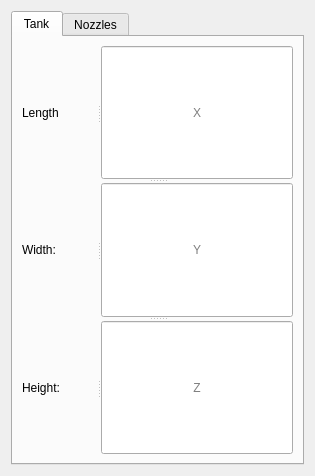
<?xml version="1.0" encoding="UTF-8"?>
<ui version="4.0">
 <class>DialogTank</class>
 <widget class="QDialog" name="DialogTank">
  <property name="geometry">
   <rect>
    <x>0</x>
    <y>0</y>
    <width>315</width>
    <height>476</height>
   </rect>
  </property>
  <property name="sizePolicy">
   <sizepolicy hsizetype="Expanding" vsizetype="Expanding">
    <horstretch>0</horstretch>
    <verstretch>0</verstretch>
   </sizepolicy>
  </property>
  <property name="windowTitle">
   <string>Dialog</string>
  </property>
  <layout class="QGridLayout" name="gridLayout_2">
   <item row="0" column="0">
    <widget class="QTabWidget" name="tabWidget">
     <property name="currentIndex">
      <number>0</number>
     </property>
     <widget class="QWidget" name="tab_tank">
      <property name="accessibleName">
       <string/>
      </property>
      <attribute name="title">
       <string>Tank</string>
      </attribute>
      <layout class="QFormLayout" name="formLayout">
       <item row="0" column="0" colspan="2">
        <widget class="QSplitter" name="splitter_6">
         <property name="orientation">
          <enum>Qt::Vertical</enum>
         </property>
         <widget class="QSplitter" name="splitter_3">
          <property name="orientation">
           <enum>Qt::Horizontal</enum>
          </property>
          <widget class="QLabel" name="label">
           <property name="sizePolicy">
            <sizepolicy hsizetype="Maximum" vsizetype="Preferred">
             <horstretch>0</horstretch>
             <verstretch>0</verstretch>
            </sizepolicy>
           </property>
           <property name="minimumSize">
            <size>
             <width>50</width>
             <height>0</height>
            </size>
           </property>
           <property name="maximumSize">
            <size>
             <width>75</width>
             <height>16777215</height>
            </size>
           </property>
           <property name="text">
            <string>Length</string>
           </property>
          </widget>
          <widget class="QLineEdit" name="editX">
           <property name="sizePolicy">
            <sizepolicy hsizetype="Expanding" vsizetype="Preferred">
             <horstretch>0</horstretch>
             <verstretch>0</verstretch>
            </sizepolicy>
           </property>
           <property name="text">
            <string notr="true"/>
           </property>
           <property name="alignment">
            <set>Qt::AlignCenter</set>
           </property>
           <property name="placeholderText">
            <string>X</string>
           </property>
          </widget>
         </widget>
         <widget class="QSplitter" name="splitter_4">
          <property name="orientation">
           <enum>Qt::Horizontal</enum>
          </property>
          <widget class="QLabel" name="label_2">
           <property name="sizePolicy">
            <sizepolicy hsizetype="Maximum" vsizetype="Preferred">
             <horstretch>0</horstretch>
             <verstretch>0</verstretch>
            </sizepolicy>
           </property>
           <property name="minimumSize">
            <size>
             <width>50</width>
             <height>0</height>
            </size>
           </property>
           <property name="maximumSize">
            <size>
             <width>75</width>
             <height>16777215</height>
            </size>
           </property>
           <property name="text">
            <string>Width:</string>
           </property>
          </widget>
          <widget class="QLineEdit" name="editY">
           <property name="sizePolicy">
            <sizepolicy hsizetype="Expanding" vsizetype="Preferred">
             <horstretch>0</horstretch>
             <verstretch>0</verstretch>
            </sizepolicy>
           </property>
           <property name="text">
            <string notr="true"/>
           </property>
           <property name="alignment">
            <set>Qt::AlignCenter</set>
           </property>
           <property name="placeholderText">
            <string>Y</string>
           </property>
          </widget>
         </widget>
         <widget class="QSplitter" name="splitter_5">
          <property name="orientation">
           <enum>Qt::Horizontal</enum>
          </property>
          <widget class="QLabel" name="label_5">
           <property name="sizePolicy">
            <sizepolicy hsizetype="Maximum" vsizetype="Preferred">
             <horstretch>0</horstretch>
             <verstretch>0</verstretch>
            </sizepolicy>
           </property>
           <property name="minimumSize">
            <size>
             <width>50</width>
             <height>0</height>
            </size>
           </property>
           <property name="maximumSize">
            <size>
             <width>75</width>
             <height>16777215</height>
            </size>
           </property>
           <property name="text">
            <string>Height:</string>
           </property>
          </widget>
          <widget class="QLineEdit" name="editZ">
           <property name="sizePolicy">
            <sizepolicy hsizetype="Expanding" vsizetype="Preferred">
             <horstretch>0</horstretch>
             <verstretch>0</verstretch>
            </sizepolicy>
           </property>
           <property name="text">
            <string notr="true"/>
           </property>
           <property name="alignment">
            <set>Qt::AlignCenter</set>
           </property>
           <property name="placeholderText">
            <string>Z</string>
           </property>
          </widget>
         </widget>
        </widget>
       </item>
      </layout>
     </widget>
     <widget class="QWidget" name="tab_nozzle">
      <attribute name="title">
       <string>Nozzles</string>
      </attribute>
      <layout class="QGridLayout" name="gridLayout">
       <item row="0" column="0">
        <widget class="QSplitter" name="splitter">
         <property name="sizePolicy">
          <sizepolicy hsizetype="Expanding" vsizetype="Preferred">
           <horstretch>0</horstretch>
           <verstretch>0</verstretch>
          </sizepolicy>
         </property>
         <property name="orientation">
          <enum>Qt::Vertical</enum>
         </property>
         <widget class="QLabel" name="label_3">
          <property name="text">
           <string>Pipe type:</string>
          </property>
         </widget>
         <widget class="QComboBox" name="comboPipe">
          <property name="sizePolicy">
           <sizepolicy hsizetype="MinimumExpanding" vsizetype="Preferred">
            <horstretch>0</horstretch>
            <verstretch>0</verstretch>
           </sizepolicy>
          </property>
          <property name="currentIndex">
           <number>0</number>
          </property>
          <item>
           <property name="text">
            <string>&lt;select&gt;</string>
           </property>
          </item>
         </widget>
        </widget>
       </item>
       <item row="0" column="1" rowspan="4">
        <widget class="QListWidget" name="listSizes">
         <property name="sizePolicy">
          <sizepolicy hsizetype="Maximum" vsizetype="Expanding">
           <horstretch>0</horstretch>
           <verstretch>0</verstretch>
          </sizepolicy>
         </property>
         <property name="maximumSize">
          <size>
           <width>120</width>
           <height>16777215</height>
          </size>
         </property>
        </widget>
       </item>
       <item row="1" column="0">
        <widget class="QSplitter" name="splitter_2">
         <property name="sizePolicy">
          <sizepolicy hsizetype="Expanding" vsizetype="Preferred">
           <horstretch>0</horstretch>
           <verstretch>0</verstretch>
          </sizepolicy>
         </property>
         <property name="orientation">
          <enum>Qt::Vertical</enum>
         </property>
         <widget class="QLabel" name="label_4">
          <property name="text">
           <string>Flange type:</string>
          </property>
         </widget>
         <widget class="QComboBox" name="comboFlange">
          <property name="sizePolicy">
           <sizepolicy hsizetype="MinimumExpanding" vsizetype="Preferred">
            <horstretch>0</horstretch>
            <verstretch>0</verstretch>
           </sizepolicy>
          </property>
          <item>
           <property name="text">
            <string>&lt;select&gt;</string>
           </property>
          </item>
         </widget>
        </widget>
       </item>
       <item row="2" column="0">
        <widget class="QLineEdit" name="editLength">
         <property name="sizePolicy">
          <sizepolicy hsizetype="Expanding" vsizetype="Preferred">
           <horstretch>0</horstretch>
           <verstretch>0</verstretch>
          </sizepolicy>
         </property>
         <property name="text">
          <string notr="true">200</string>
         </property>
         <property name="alignment">
          <set>Qt::AlignCenter</set>
         </property>
        </widget>
       </item>
       <item row="3" column="0">
        <widget class="QPushButton" name="btn1">
         <property name="sizePolicy">
          <sizepolicy hsizetype="Expanding" vsizetype="Expanding">
           <horstretch>0</horstretch>
           <verstretch>0</verstretch>
          </sizepolicy>
         </property>
         <property name="text">
          <string>Add nozzle</string>
         </property>
        </widget>
       </item>
      </layout>
     </widget>
    </widget>
   </item>
  </layout>
 </widget>
 <tabstops>
  <tabstop>editX</tabstop>
  <tabstop>editY</tabstop>
  <tabstop>editZ</tabstop>
  <tabstop>editLength</tabstop>
  <tabstop>comboPipe</tabstop>
  <tabstop>comboFlange</tabstop>
  <tabstop>btn1</tabstop>
  <tabstop>listSizes</tabstop>
  <tabstop>tabWidget</tabstop>
 </tabstops>
 <resources/>
 <connections/>
</ui>
